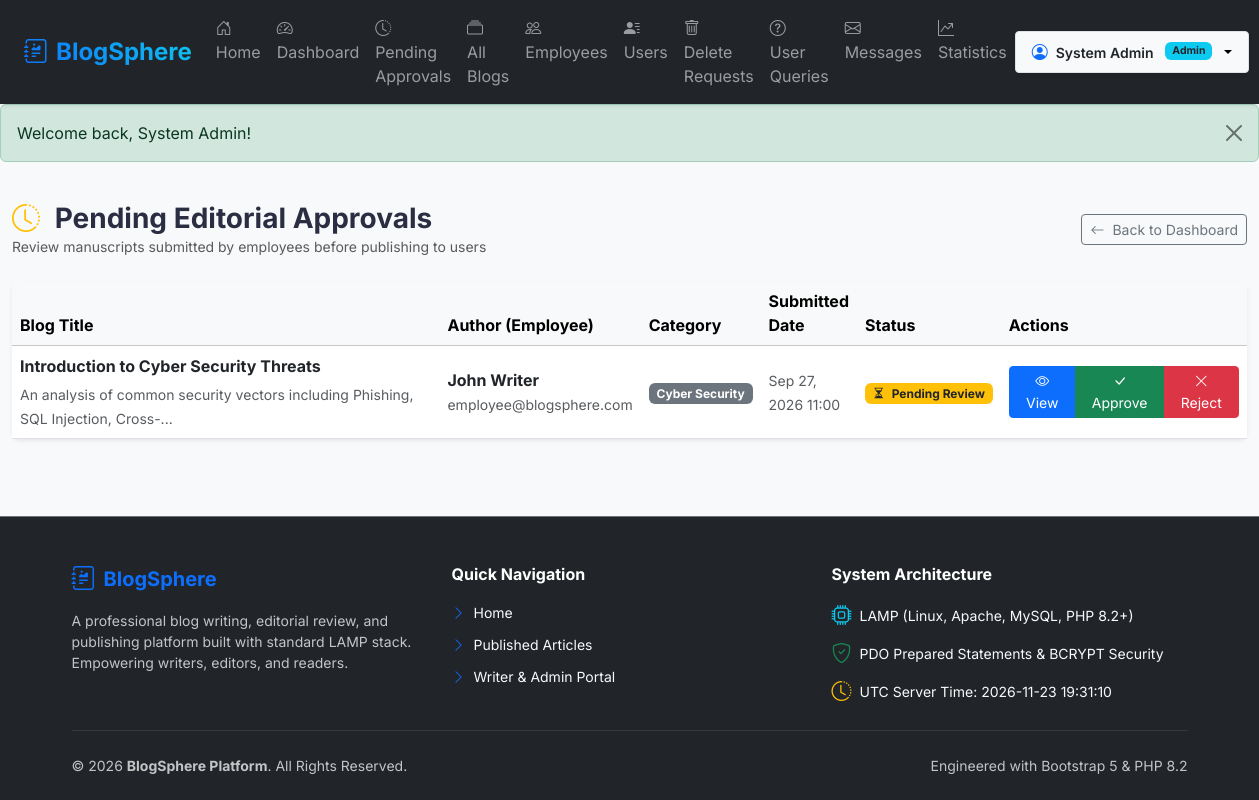
The page /admin/pending_blogs.php (signed in) on the database its author committed.
### tables this page shows
CREATE TABLE `blogs` (
  `id` INT AUTO_INCREMENT PRIMARY KEY,
  `employee_id` INT NOT NULL,
  `category_id` INT DEFAULT NULL,
  `title` VARCHAR(255) NOT NULL,
  `slug` VARCHAR(255) UNIQUE,
  `short_description` TEXT,
  `meta_title` VARCHAR(255) DEFAULT NULL,
  `meta_description` VARCHAR(500) DEFAULT NULL,
  `meta_keywords` VARCHAR(255) DEFAULT NULL,
  `canonical_url` VARCHAR(255) DEFAULT NULL,
  `content` LONGTEXT NOT NULL,
  `content_type` ENUM('text','html') DEFAULT 'text',
  `featured_image` VARCHAR(255) DEFAULT NULL,
  `downloadable_file` VARCHAR(255) DEFAULT NULL,
  `status` ENUM('draft', 'pending', 'approved', 'rejected') DEFAULT 'draft',
  `rejection_reason` TEXT DEFAULT NULL,
  `submitted_at` DATETIME DEFAULT NULL,
  `reviewed_at` DATETIME DEFAULT NULL,
  `reviewed_by` INT DEFAULT NULL,
  `created_at` TIMESTAMP DEFAULT CURRENT_TIMESTAMP,
  `updated_at` TIMESTAMP DEFAULT CURRENT_TIMESTAMP ON UPDATE CURRENT_TIMESTAMP,
  FOREIGN KEY (`employee_id`) REFERENCES `users`(`id`) ON DELETE CASCADE,
  FOREIGN KEY (`category_id`) REFERENCES `categories`(`id`) ON DELETE SET NULL,
  FOREIGN KEY (`reviewed_by`) REFERENCES `users`(`id`) ON DELETE SET NULL
);

CREATE TABLE `users` (
  `id` INT AUTO_INCREMENT PRIMARY KEY,
  `username` VARCHAR(100) UNIQUE NOT NULL,
  `name` VARCHAR(100) NOT NULL,
  `email` VARCHAR(150) UNIQUE NOT NULL,
  `password` VARCHAR(255) NOT NULL,
  `role` ENUM('admin','employee','user') NOT NULL DEFAULT 'user',
  `profile_image` VARCHAR(255) DEFAULT NULL,
  `status` ENUM('active','inactive','blocked') DEFAULT 'active',
  `created_at` TIMESTAMP DEFAULT CURRENT_TIMESTAMP
);

CREATE TABLE `categories` (
  `id` INT AUTO_INCREMENT PRIMARY KEY,
  `name` VARCHAR(100) NOT NULL,
  `description` TEXT,
  `created_at` TIMESTAMP DEFAULT CURRENT_TIMESTAMP
);

### admin/pending_blogs.php (the view, shortened to what this page needs)
<?php
$pdo = getDBConnection();
$stmt = $pdo->query("
    SELECT b.*, c.name AS category_name, u.name AS employee_name, u.email AS employee_email
    FROM blogs b
    LEFT JOIN categories c ON b.category_id = c.id
    LEFT JOIN users u ON b.employee_id = u.id
    WHERE b.status = 'pending'
    ORDER BY b.submitted_at ASC
");
$pendingBlogs = $stmt->fetchAll();
include __DIR__ . '/../includes/header.php';
?>
<div class="container-fluid py-4">
    <div class="d-flex justify-content-between align-items-center mb-4">
        <div>
            <h3 class="fw-bold mb-0"><i class="bi bi-clock-history text-warning me-2"></i> Pending Editorial Approvals</h3>
            <p class="text-muted small mb-0">Review manuscripts submitted by employees before publishing to users</p>
        </div>
        <a href="<?= BASE_URL ?>admin/dashboard.php" class="btn btn-outline-secondary btn-sm"><i class="bi bi-arrow-left me-1"></i> Back to Dashboard</a>
    </div>
    <div class="card border-0 shadow-sm rounded-3">
        <div class="table-responsive">
            <table class="table table-hover align-middle mb-0">
                <thead class="table-light">
                    <tr>
                        <th style="width: 35%;">Blog Title</th>
                        <th>Author (Employee)</th>
                        <th>Category</th>
                        <th>Submitted Date</th>
                        <th>Status</th>
                        <th style="width: 20%;">Actions</th>
                    </tr>
                </thead>
                <tbody>
                    <?php if (empty($pendingBlogs)): ?>
                        <tr>
                            <td colspan="6" class="text-center py-5 text-muted">
                                <i class="bi bi-check2-circle display-3 text-success d-block mb-2"></i>
                                <h5>No pending blogs!</h5>
                                <p class="mb-0">All submitted manuscripts have been reviewed.</p>
                            </td>
                        </tr>
                    <?php else: ?>
                        <?php foreach ($pendingBlogs as $b): ?>
                            <tr>
                                <td>
                                    <div class="d-flex align-items-center gap-1 mb-1">
                                        <strong class="text-dark"><?= htmlspecialchars($b['title']) ?></strong>
                                    </div>
                                    <small class="text-muted"><?= htmlspecialchars(substr($b['short_description'] ?? strip_tags($b['content']), 0, 80)) ?>...</small>
                                </td>
                                <td>
                                    <strong class="d-block text-dark"><?= htmlspecialchars($b['employee_name']) ?></strong>
                                    <small class="text-muted"><?= htmlspecialchars($b['employee_email']) ?></small>
                                </td>
                                <td><span class="badge bg-secondary"><?= htmlspecialchars($b['category_name'] ?? 'General') ?></span></td>
                                <td><small class="text-muted"><?= formatDate($b['submitted_at'], 'M d, Y H:i') ?></small></td>
                                <td><span class="badge bg-warning text-dark"><i class="bi bi-hourglass-split me-1"></i> Pending Review</span></td>
                                <td>
                                    <div class="btn-group btn-group-sm">
                                        <a href="<?= BASE_URL ?>admin/view_blog.php?id=<?= $b['id'] ?>" class="btn btn-primary" title="Review Complete Manuscript"><i class="bi bi-eye"></i> View</a>
                                        <a href="<?= BASE_URL ?>admin/approve_blog.php?id=<?= $b['id'] ?>" class="btn btn-success" onclick="return confirm('Approve and publish this blog?');" title="Approve Blog"><i class="bi bi-check-lg"></i> Approve</a>
                                        <a href="<?= BASE_URL ?>admin/reject_blog.php?id=<?= $b['id'] ?>" class="btn btn-danger" title="Reject with Reason"><i class="bi bi-x-lg"></i> Reject</a>
                                    </div>
                                </td>
                            </tr>
                        <?php endforeach; ?>
                    <?php endif; ?>
                </tbody>
            </table>
        </div>
    </div>
</div>
<?php include __DIR__ . '/../includes/footer.php'; ?>

### assets/css/style.css (style rules this page uses)
body { font-family: 'Inter', -apple-system, BlinkMacSystemFont, "Segoe UI", Roboto, sans-serif; color: #2b2d42; background-color: #f8f9fa; }

### includes/header.php (style rules this page uses)
body { font-family: 'Inter', -apple-system, sans-serif; background-color: #f8f9fa; color: #2b2d42; margin: 0; padding: 0; }

### rows shown on the page
blogs: title "Introduction to Cyber Security Threats", short_description "An analysis of common security vectors including Phishing, SQL Injection, Cross-", employee.name "John Writer", employee.email "employee@blogsphere.com", category.name "Cyber Security", submitted_at "Sep 27, 2026 11:00"

### other values the page prints
$_SESSION['user_name'] "System Admin"
$role "Admin"
$flash['message'] "Welcome back, System Admin!"
